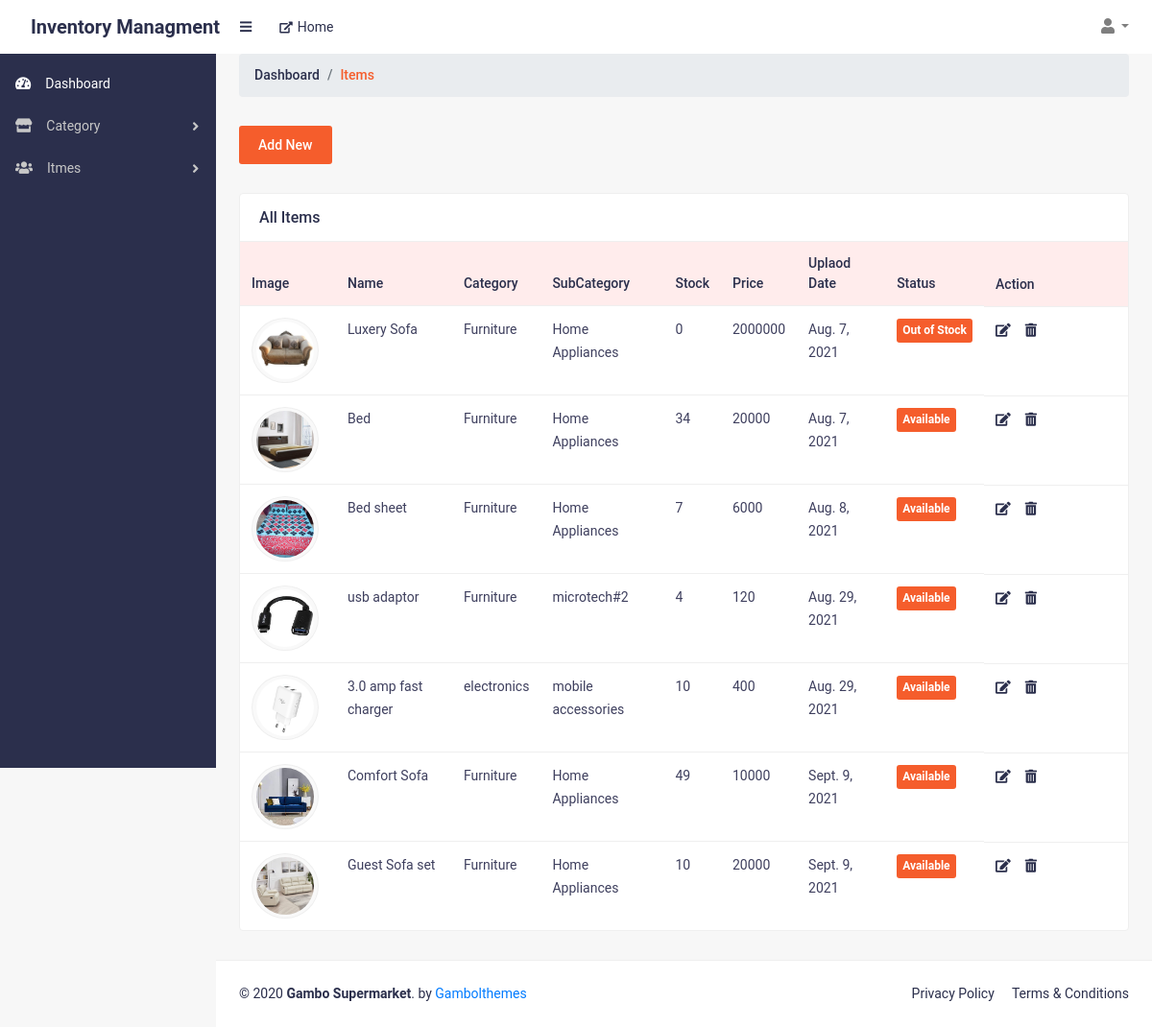
The page /allItems (signed in) on the database as committed earlier.
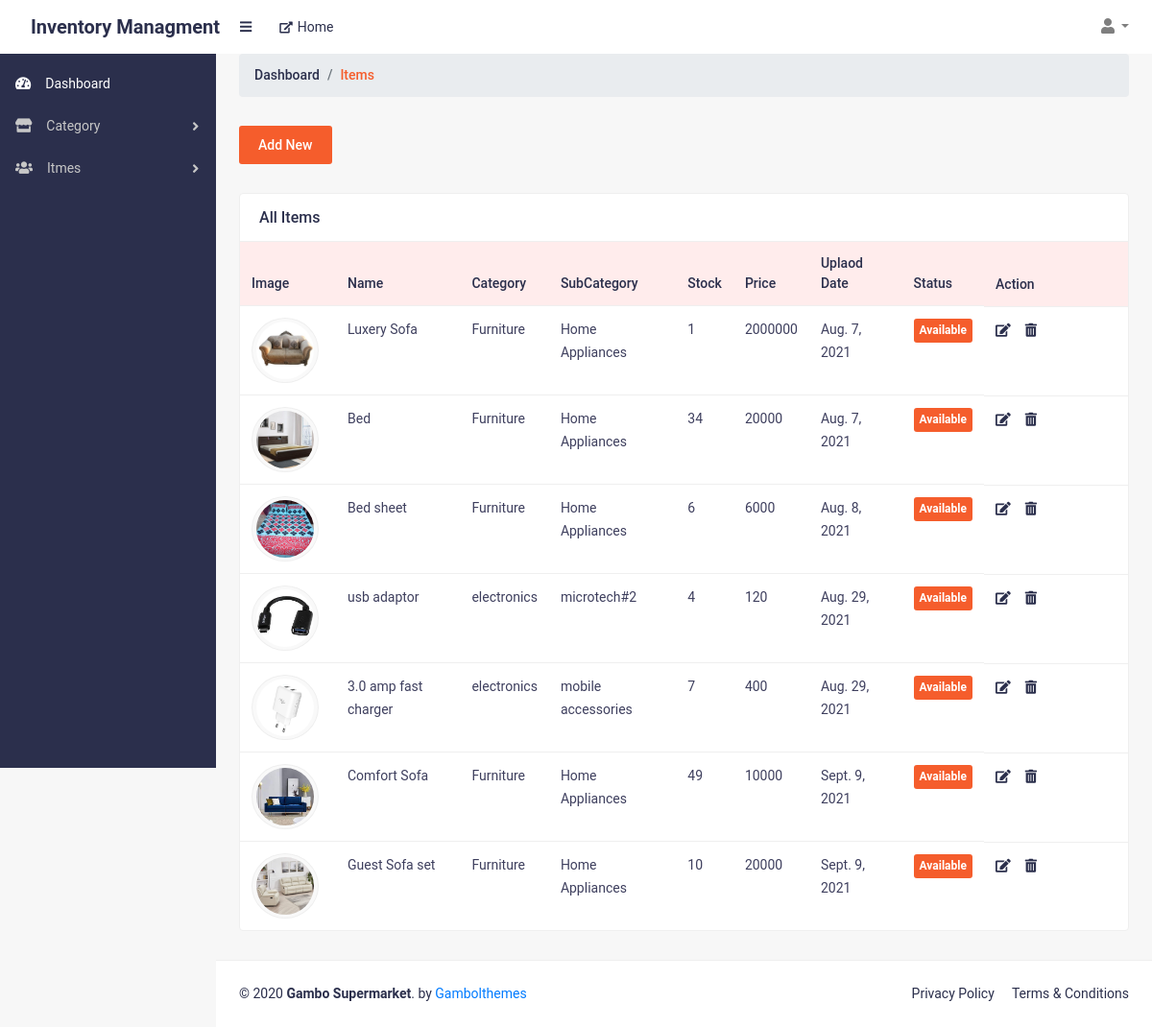
The same page on the database as committed later.
### web/models.py (models this page shows, shortened)
class Items(models.Model):
    Items_Name = models.CharField(max_length=255, default="")
    Stock = models.IntegerField(default=0)
    Price = models.IntegerField(default=0)
    Description = models.TextField(default="")
    Product_Status = models.CharField(max_length=10, default="True")
    Date_Time = models.DateTimeField(auto_now_add=True,blank=True,null=True)
    Category_Id = models.ForeignKey(Category , on_delete=models.SET_NULL,blank=True,null=True)
    sub_Category_Id = models.ForeignKey(subCategory , on_delete=models.SET_NULL,blank=True,null=True)
    brandid = models.ForeignKey(Brand , on_delete=models.SET_NULL,blank=True,null=True)
    productimg= models.ImageField(upload_to='product/',default="product/dummy.jpg")

class Category(models.Model):
    Category_Id = models.AutoField(primary_key=True)
    Category_name  = models.CharField(max_length=200, default="",unique=True)
    Super_Admin_Id=models.ForeignKey(Super_AdminAccount , on_delete=models.SET_NULL,blank=True,null=True)
    def __str__(self):
        return self.Category_name

class subCategory(models.Model):
    sub_Category_Id = models.AutoField(primary_key=True)
    sub_Category_name  = models.CharField(max_length=200, default="",unique=True)
    Category_Id=models.ForeignKey(Category , on_delete=models.SET_NULL,blank=True,null=True)
    def __str__(self):
        return self.sub_Category_name

### web/views.py (the view)
# urls.py: path('allItems',allItems.as_view(),name="allItems"),
class allItems(View):
    def get(self,request):
        try:
            sessionhandle = checkAdminSession(self,request)
            if sessionhandle:
                data = Items.objects.all()
                return render(request,'superadmin/items.html',{'data':data})
            return redirect('superadminlogin')
        except:
            return redirect('superadminlogin')

### web/views.py (called while the page is built)
def checkAdminSession(self,request):
    if request.session.has_key('adminid'):
        return True
    else:
        return False

### templates/superadmin/items.html
{% extends 'superadmin/base.html' %}
{% load static %}
{% block body %}
<main>
    <div class="container-fluid">
        <ol class="breadcrumb mb-30">
            <li class="breadcrumb-item"><a href="#">Dashboard</a></li>
            <li class="breadcrumb-item active">Items </li>
        </ol>
        <div class="row justify-content-between">
            <div class="col-lg-12">
                <a href="/addItems" class="add-btn hover-btn">Add New</a>
            </div>
            <div class="col-lg-12 col-md-12">
                <div class="card card-static-2 mt-30 mb-30">
                    <div class="card-title-2">
                        <h4>All Items</h4>
                    </div>
                    <div class="card-body-table">
                        <div class="table-responsive">
                            <table class="table ucp-table table-hover">
                                <thead>
                                    <tr>
                                        <th style="width:100px">Image</th>
                                        <th>Name</th>
                                        <th>Category</th>
                                        <th>SubCategory</th>
                                        <th>Stock</th>
                                        <th>Price</th>
                                        <th>Uplaod Date</th>
                                        <th>Status</th>
                                        <th style="width: 150px;">Action</th>
                                    </tr>
                                </thead>
                                <tbody>
                                {% for i in data  %}
                                    <tr>
                                        <td>
                                            <div class="cate-img-6">
                                                <img src="{{i.productimg.url}}" alt="">
                                            </div>
                                        </td>
                                        <td>{{i.Items_Name}}</td>
                                        <td>{{i.Category_Id}}</td>
                                        <td>{{i.sub_Category_Id}}</td>
                                        <td>{{i.Stock}}</td>
                                        <td>{{i.Price}}</td>
                                        <td>{{i.Date_Time.date}}</td>
                                        {% if i.Stock > 0 %}
                                        <td><span class="badge-item badge-status">Available</span></td>
                                        {% else %}
                                        <td><span class="badge-item badge-status">Out of Stock</span></td>
                                        {% endif %}
                                        <td class="action-btns">
                                            <a href="/editItems/{{i.id}}" class="edit-btn"><i class="fas fa-edit"></i></a>
                                            <a href="/deleteitem/{{i.id}}" class="delete-btn"
                                                title="Edit"><i class="fas fa-trash-alt"></i></a>
                                        </td>
                                    </tr>
                                {% endfor %}
                                </tbody>
                            </table>
                        </div>
                    </div>
                </div>
            </div>
        </div>
    </div>
</main>
{% endblock body %}

### templates/superadmin/base.html (shortened to what this page needs)
{% load static %}
{% include 'superadmin/header.html' %}
<body class="sb-nav-fixed">
    <nav class="sb-topnav navbar navbar-expand navbar-light bg-clr">
        <a class="navbar-brand logo-brand" href="/Dashboard">Inventory Managment</a>
        <button class="btn btn-link btn-sm order-1 order-lg-0" id="sidebarToggle" href="#"><i
                class="fas fa-bars"></i></button>
        <a href="/Dashboard" class="frnt-link"><i
                class="fas fa-external-link-alt"></i>Home</a>
        <ul class="navbar-nav ml-auto mr-md-0">
            <li class="nav-item dropdown">
                <a class="nav-link dropdown-toggle" id="userDropdown" href="#" role="button" data-toggle="dropdown"
                    aria-haspopup="true" aria-expanded="false"><i class="fas fa-user fa-fw"></i></a>
            </li>
        </ul>
    </nav>
    <div id="layoutSidenav">
        <div id="layoutSidenav_nav">
            <nav class="sb-sidenav accordion sb-sidenav-dark" id="sidenavAccordion">
                <div class="sb-sidenav-menu">
                    <div class="nav">
                        <a class="nav-link active" href="/Dashboard">
                            <div class="sb-nav-link-icon"><i class="fas fa-tachometer-alt"></i></div>
                            Dashboard
                        </a>
                        <a class="nav-link collapsed" href="#" data-toggle="collapse" data-target="#collapseShops"
                            aria-expanded="false" aria-controls="collapseShops">
                            <div class="sb-nav-link-icon"><i class="fas fa-store"></i></div>
                            Category
                            <div class="sb-sidenav-collapse-arrow"><i class="fas fa-angle-down"></i></div>
                        </a>
                        <a class="nav-link collapsed" href="#" data-toggle="collapse" data-target="#cRiders"
                            aria-expanded="false" aria-controls="collapseShops">
                            <div class="sb-nav-link-icon"><i class="fas fa-users"></i></div>
                            Itmes
                            <div class="sb-sidenav-collapse-arrow"><i class="fas fa-angle-down"></i></div>
                        </a>
                    </div>
                </div>
            </nav>
        </div>
        <div id="layoutSidenav_content">
            {% block body %}
            {% endblock body %}
            {% include 'superadmin/footer.html' %}

### templates/superadmin/header.html (shortened to what this page needs)
{% load static %}
<!DOCTYPE html>
<html lang="en">
<head>
<link href="{% static '' %}assets/css/styles.css" rel="stylesheet">
<link href="{% static '' %}assets/css/admin-style.css" rel="stylesheet">
<link href="{% static '' %}assets/vendor/bootstrap/css/bootstrap.min.css" rel="stylesheet">
<link href="{% static '' %}assets/vendor/fontawesome-free/css/all.min.css" rel="stylesheet">
</head>

### templates/superadmin/footer.html (shortened to what this page needs)
{% load static %}
<footer class="py-4 bg-footer mt-auto">
    <div class="container-fluid">
        <div class="d-flex align-items-center justify-content-between small">
            <div class="text-muted-1">© 2020 <b>Gambo Supermarket</b>. by <a
                    href="https://themeforest.net/user/gambolthemes">Gambolthemes</a></div>
            <div class="footer-links">
                <a href="https://gambolthemes.net/html-items/gambo_supermarket_demo/privacy_policy.html">Privacy
                    Policy</a>
                <a href="https://gambolthemes.net/html-items/gambo_supermarket_demo/term_and_conditions.html">Terms
                    &amp; Conditions</a>
            </div>
        </div>
    </div>
</footer>
</div>
</div>
</body>
</html>

### static/assets/css/styles.css (style rules this page uses)
html { font-family:roboto,sans-serif!important;line-height:1.15;-webkit-text-size-adjust:100%;-webkit-tap-highlight-color:transparent }
article,aside,figcaption,figure,footer,header,hgroup,main,nav,section { display:block }
body { margin:0;font-family:roboto,sans-serif!important;font-size:1rem;font-weight:400;line-height:1.5;color:#2b2f4c;text-align:left;background-color:#f7f7f7 }
h1,h2,h3,h4,h5,h6 { margin-top:0;margin-bottom:.5rem }
ol,ul,dl { margin-top:0;margin-bottom:1rem }
b,strong { font-weight:bolder }
a { color:#007bff;text-decoration:none;background-color:transparent }
img { vertical-align:middle;border-style:none }
table { border-collapse:collapse }
button { outline:none;box-shadow:inset 0 0 0 rgba(0,0,0,.1)!important }
th { text-align:inherit }
h1,h2,h3,h4,h5,h6,.h1,.h2,.h3,.h4,.h5,.h6 { margin-bottom:.5rem;font-weight:500;line-height:1.2 }
h4,.h4 { font-size:1.5rem }
small,.small { font-size:80%;font-weight:400 }
@media (min-width:576px) { .frnt-link { margin-left:0 } }
html,body { height:100% }
.container,.container-fluid,.container-sm,.container-md,.container-lg,.container-xl { padding-left:1.5rem;padding-right:1.5rem }
#layoutSidenav { display:flex }
#layoutSidenav #layoutSidenav_nav { flex-basis:225px;flex-shrink:0;transition:transform .15s ease-in-out;z-index:1038;transform:translateX(-225px) }
#layoutSidenav #layoutSidenav_content { position:relative;display:flex;flex-direction:column;justify-content:space-between;min-width:0;flex-grow:1;min-height:calc(100vh - 56px);margin-left:-225px }
@media (min-width:992px) { #layoutSidenav #layoutSidenav_nav { transform:translateX(0) } }
@media (min-width:992px) { #layoutSidenav #layoutSidenav_content { margin-left:0;transition:margin .15s ease-in-out } }
.sb-nav-fixed .sb-topnav { z-index:1039 }
.sb-nav-fixed #layoutSidenav #layoutSidenav_nav { width:225px;height:100vh;z-index:1038 }
.sb-nav-fixed #layoutSidenav #layoutSidenav_nav .sb-sidenav { padding-top:56px }
.sb-nav-fixed #layoutSidenav #layoutSidenav_nav .sb-sidenav .sb-sidenav-menu { overflow-y:auto;padding-top:10px }
.sb-nav-fixed #layoutSidenav #layoutSidenav_content { padding-left:225px;top:56px;background-color:#f7f7f7!important }
.nav .nav-link .sb-nav-link-icon,.sb-sidenav-menu .nav-link .sb-nav-link-icon { margin-right:.5rem }
.sb-topnav { padding-left:0;height:56px;z-index:1039 }
.sb-topnav .navbar-brand { width:225px;padding-left:1rem;padding-right:1rem;margin:0 }
.sb-topnav.navbar-light #sidebarToggle { color:#2b2f4c }
.sb-sidenav { display:flex;flex-direction:column;height:100%;flex-wrap:nowrap }
.sb-sidenav .sb-sidenav-menu { flex-grow:1 }
.sb-sidenav .sb-sidenav-menu .nav { flex-direction:column;flex-wrap:nowrap }
.sb-sidenav .sb-sidenav-menu .nav .nav-link { display:flex;align-items:center;padding-top:.7rem;padding-bottom:.7rem;font-weight:400;font-size:14px;position:relative }
.sb-sidenav .sb-sidenav-menu .nav .nav-link .sb-nav-link-icon { font-size:.9rem }
.sb-sidenav .sb-sidenav-menu .nav .nav-link .sb-sidenav-collapse-arrow { display:inline-block;margin-left:auto;transition:transform .15s ease }
.sb-sidenav .sb-sidenav-menu .nav .nav-link.collapsed .sb-sidenav-collapse-arrow { transform:rotate(-90deg) }
.sb-sidenav-dark { background-color:#2b2f4c;color:rgba(255,255,255,.5) }
.sb-sidenav-dark .sb-sidenav-menu .nav-link { color:#c7c7c7 }
.sb-sidenav-dark .sb-sidenav-menu .nav-link .sb-nav-link-icon { color:#c7c7c7;margin-right:15px }
.sb-sidenav-dark .sb-sidenav-menu .nav-link .sb-sidenav-collapse-arrow { color:#c7c7c7 }
.sb-sidenav-dark .sb-sidenav-menu .nav-link.active { color:#fff }
.sb-sidenav-dark .sb-sidenav-menu .nav-link.active .sb-nav-link-icon { color:#fff }

Rows that differ between the two databases and show on the page:
changed Items "Luxery Sofa": Stock "0" → "1"; Stock "Out of Stock" → "Available"
changed Items "Bed sheet": Stock "7" → "6"
changed Items "usb adaptor": Category_Id "Furniture" → "electronics"
changed Items "3.0 amp fast charger": Stock "10" → "7"
